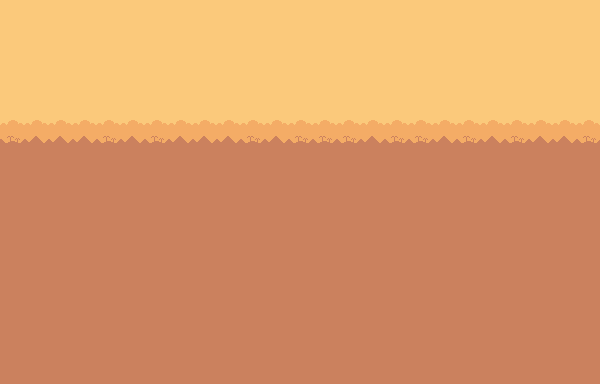

A level layout from a 2D game, rendered from its tile map. Below: a short description, then the map file with its tile-grid data intact:
An orthogonal 25x16 tile map with 24x24 px tiles, 1 tile layer (cielo).

<map version="1.10" tiledversion="1.12.2" orientation="orthogonal" renderorder="right-down" width="25" height="16" tilewidth="24" tileheight="24" infinite="0" nextlayerid="2" nextobjectid="1">
 <tileset firstgid="1" source="background.tsx" />
 <layer id="1" name="cielo" width="25" height="16" parallaxx="0.15" parallaxy="0.15">
  <data encoding="csv">
6,6,6,6,6,6,6,6,6,6,6,6,6,6,6,6,6,6,6,6,6,6,6,6,6,
6,6,6,6,6,6,6,6,6,6,6,6,6,6,6,6,6,6,6,6,6,6,6,6,6,
6,6,6,6,6,6,6,6,6,6,6,6,6,6,6,6,6,6,6,6,6,6,6,6,6,
6,6,6,6,6,6,6,6,6,6,6,6,6,6,6,6,6,6,6,6,6,6,6,6,6,
6,6,6,6,6,6,6,6,6,6,6,6,6,6,6,6,6,6,6,6,6,6,6,6,6,
14,13,13,13,14,13,14,13,13,13,14,13,14,14,14,13,14,14,13,14,13,14,13,13,14,
21,21,21,21,21,21,21,21,21,21,21,21,21,21,21,21,21,21,21,21,21,21,21,21,21,
21,21,21,21,21,21,21,21,21,21,21,21,21,21,21,21,21,21,21,21,21,21,21,21,21,
21,21,21,21,21,21,21,21,21,21,21,21,21,21,21,21,21,21,21,21,21,21,21,21,21,
21,21,21,21,21,21,21,21,21,21,21,21,21,21,21,21,21,21,21,21,21,21,21,21,21,
21,21,21,21,21,21,21,21,21,21,21,21,21,21,21,21,21,21,21,21,21,21,21,21,21,
21,21,21,21,21,21,21,21,21,21,21,21,21,21,21,21,21,21,21,21,21,21,21,21,21,
21,21,21,21,21,21,21,21,21,21,21,21,21,21,21,21,21,21,21,21,21,21,21,21,21,
21,21,21,21,21,21,21,21,21,21,21,21,21,21,21,21,21,21,21,21,21,21,21,21,21,
21,21,21,21,21,21,21,21,21,21,21,21,21,21,21,21,21,21,21,21,21,21,21,21,21,
21,21,21,21,21,21,21,21,21,21,21,21,21,21,21,21,21,21,21,21,21,21,21,21,21
</data>
 </layer>
</map>
